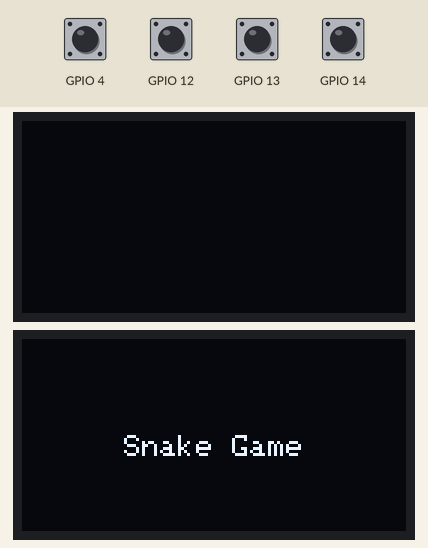
This sketch was run on a simulated ESP32. Shown: 2 × 128×64 one-colour display. The inputs (shaded band) are chosen by the test bench; at power-on: GPIO 4, GPIO 12–14 HIGH. Random numbers use the default seed unless the sketch sets one; what the sketch prints to the serial monitor is not drawn.

Above: at 1.2 s.
At 3.3 s:
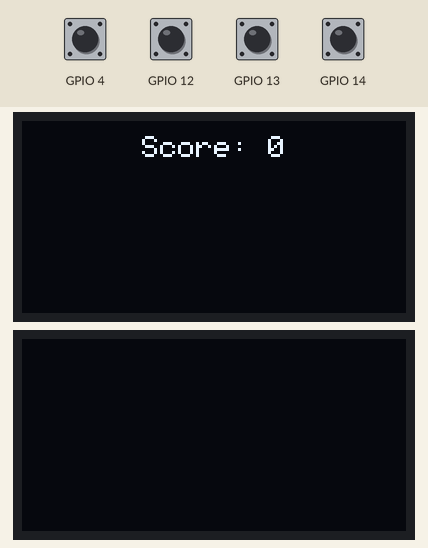
3.4 s: GPIO 12 pulled LOW for 0.15 s
6.5 s: GPIO 4 pulled LOW for 0.15 s
8.1 s: GPIO 13 pulled LOW for 0.15 s
9.7 s: GPIO 14 pulled LOW for 0.15 s
At 10.7 s:
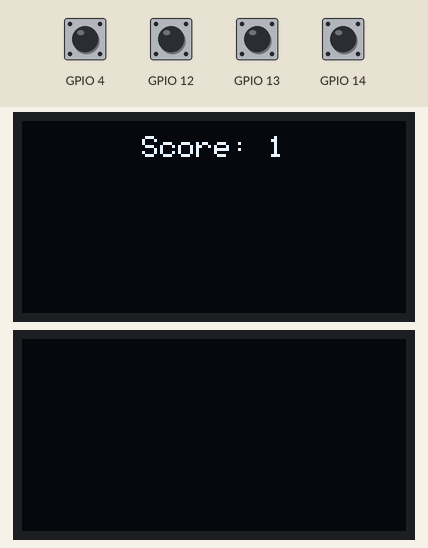
11.3 s: GPIO 12 driven LOW and GPIO 14 driven LOW
Timing chart, 0 to 13.8 s (numbered marks = the images above; inputs shaded):
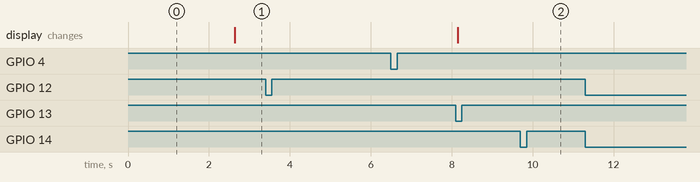

The sketch:

snake_game.ino
```cpp
#include <Adafruit_GFX.h>
#include <Adafruit_SH1106.h>

#define MAX_SCREEN_WIDTH 128
#define MAX_SCREEN_HEIGHT 64

#define UP_TOUCH_PIN T5
#define DOWN_TOUCH_PIN T4
#define LEFT_TOUCH_PIN T0
#define RIGHT_TOUCH_PIN T6
#define TOUCH_THRESHOLD 20

#define SNAKE_SPEED_MS 500
#define SNAKE_SPEED_MS_MIN 200
#define SNAKE_SPEED_STEP 100
#define SNAKE_START_LENGTH 3
#define SNAKE_MAX_LENGTH 50

#define DEFAULT_CELL_SIZE 5

typedef enum { UP, DOWN, LEFT, RIGHT } Direction;

typedef enum { EMPTY, SNAKE, FOOD } CellType;
typedef struct {
	short x;
	short y;
} Cell;

class TouchButton {
public:
	TouchButton(int pin) { this->_pin = pin; }

	bool isPressed() { return touchRead(this->_pin) < TOUCH_THRESHOLD; };

private:
	int _pin;
};

class Collision {
public:
	static bool isCollision(Cell cell1, Cell cell2) {
		return cell1.x + DEFAULT_CELL_SIZE > cell2.x && cell1.x < cell2.x + DEFAULT_CELL_SIZE && cell1.y + DEFAULT_CELL_SIZE > cell2.y &&
			   cell1.y < cell2.y + DEFAULT_CELL_SIZE;
	}
};

class Input {
public:
	bool isUpPressed() { return this->_upButton.isPressed(); }
	bool isDownPressed() { return this->_downButton.isPressed(); }
	bool isLeftPressed() { return this->_leftButton.isPressed(); }
	bool isRightPressed() { return this->_rightButton.isPressed(); }

private:
	TouchButton _upButton = TouchButton(UP_TOUCH_PIN);
	TouchButton _downButton = TouchButton(DOWN_TOUCH_PIN);
	TouchButton _leftButton = TouchButton(LEFT_TOUCH_PIN);
	TouchButton _rightButton = TouchButton(RIGHT_TOUCH_PIN);
};

class Screen {
public:
	Screen() {
		this->_screen.begin(SH1106_SWITCHCAPVCC, 0x3C);
		this->_screen.clearDisplay();
		this->_screen.setTextSize(1);
		this->_screen.setTextColor(WHITE);
		this->_screen.setCursor(0, 0);
		this->drawTextCenter("Snake Game", MAX_SCREEN_WIDTH / 2, MAX_SCREEN_HEIGHT / 2);
		this->_screen.display();
		delay(1000);
		this->_screen.clearDisplay();
	}

	void draw(Cell cell, CellType type) {
		if (cell.x < 0 || cell.x >= MAX_SCREEN_WIDTH || cell.y < 0 || cell.y >= MAX_SCREEN_HEIGHT) {
			return;
		}
		this->_screen.fillRect(cell.x, cell.y, DEFAULT_CELL_SIZE, DEFAULT_CELL_SIZE, WHITE);
	}

	void drawText(const String text, int x, int y, int size = 1) {
		this->_screen.setTextSize(size);
		this->_screen.setCursor(x, y);
		this->_screen.print(text);
	}

	void drawTextCenter(const String& text, int x, int y, int size = 1) {
		int16_t x1, y1;
		uint16_t w, h;
		this->_screen.getTextBounds(text, x, y, &x1, &y1, &w, &h);
		this->_screen.setCursor(x - w / 2, y);
		this->_screen.print(text);
	}

	void display() { this->_screen.display(); }

	void clear() { this->_screen.clearDisplay(); }

private:
	Adafruit_SH1106 _screen = Adafruit_SH1106(SDA, SCL);
};

class Snake {
public:
	Snake() {
		for (byte i = 1; i <= SNAKE_START_LENGTH; i++) {
			Cell cell = Cell{this->_head.x - (i * DEFAULT_CELL_SIZE), this->_head.y};
			Serial.println("Appending cell: " + String(cell.x) + "," + String(cell.y));
			this->appendCell(cell);
		}
	}

	Cell getHead() { return this->_head; }

	void move() {
		Cell oldHead = this->_head;
		if (this->_direction == UP) {
			this->_head.y -= DEFAULT_CELL_SIZE;
		} else if (this->_direction == DOWN) {
			this->_head.y += DEFAULT_CELL_SIZE;
		} else if (this->_direction == LEFT) {
			this->_head.x -= DEFAULT_CELL_SIZE;
		} else if (this->_direction == RIGHT) {
			this->_head.x += DEFAULT_CELL_SIZE;
		}

		// Move cells
		Cell* buffer = new Cell[this->_length];

		for (byte i = 0; i < this->_length; i++) {
			buffer[i] = this->_body[i];
		}

		buffer[0] = oldHead;
		for (byte i = 1; i < this->_length; i++) {
			buffer[i] = this->_body[i - 1];
		}

		for (byte i = 0; i < this->_length; i++) {
			this->_body[i] = buffer[i];
		}

		delete[] buffer;
	}

	void grow() { this->appendCell(Cell{-DEFAULT_CELL_SIZE, -DEFAULT_CELL_SIZE}); }

	void setDirection(Direction direction) { this->_direction = direction; }
	Direction getDirection() { return this->_direction; }

	bool isCollidingWithSelf() {
		for (int i = 0; i < this->_length; i++) {
			;
			if (Collision::isCollision(this->_head, this->_body[i])) {
				return true;
			}
		}
		return false;
	}

	bool isCollidingWithWall() {
		return this->_head.x < 0 || this->_head.x >= MAX_SCREEN_WIDTH || this->_head.y < 0 || this->_head.y >= MAX_SCREEN_HEIGHT;
	}

	bool isHeadColliding(Cell cell) { return Collision::isCollision(this->_head, cell); }

	bool isCollidingWithCell(Cell cell) {
		for (int i = 0; i < this->_length; i++) {
			if (Collision::isCollision(this->_body[i], cell)) {
				return true;
			}
		}
		return Collision::isCollision(this->_head, cell);
	}

	void draw(Screen pencil) {
		for (int i = 0; i < this->_length; i++) {
			pencil.draw(this->_body[i], SNAKE);
		}
		pencil.draw(this->_head, SNAKE);
	}

	void reset() {
		this->_length = SNAKE_START_LENGTH;
		this->_head = Cell{MAX_SCREEN_WIDTH / 2, MAX_SCREEN_HEIGHT / 2};
		this->_direction = RIGHT;
	}

private:
	void appendCell(Cell cell) {
		if (this->_length < SNAKE_MAX_LENGTH) {
			this->_body[this->_length++] = cell;
		}
	}

	Direction _direction = RIGHT;
	byte _length = 0;
	Cell _head = {MAX_SCREEN_WIDTH / 2, MAX_SCREEN_HEIGHT / 2};
	Cell _body[SNAKE_MAX_LENGTH] = {};
};

class Food {
public:
	byte getX() { return this->_position.x; }
	byte getY() { return this->_position.y; }
	Cell getPosition() { return this->_position; }

	void generate(Snake snake) {
		Serial.println("Generating food...");
		Cell position;
		position.x = random(DEFAULT_CELL_SIZE, MAX_SCREEN_WIDTH - DEFAULT_CELL_SIZE);
		position.y = random(DEFAULT_CELL_SIZE + 5, MAX_SCREEN_HEIGHT - DEFAULT_CELL_SIZE);
		this->_position = position;
		Serial.println("Food generated!");
	}

	void draw(Screen screen) { screen.draw(this->_position, FOOD); }

private:
	Cell _position;
};

class Timer {
public:
	bool update() {
		if (millis() - this->_lastUpdate > this->_currentStepsMs) {
			this->_lastUpdate = millis();
			return true;
		}
		return false;
	}

	void increaseSpeed() {
		this->_currentStepsMs -= SNAKE_SPEED_STEP;
		if (this->_currentStepsMs < SNAKE_SPEED_MS_MIN) {
			this->_currentStepsMs = SNAKE_SPEED_MS_MIN;
		}
	}

private:
	unsigned long _lastUpdate = millis();
	unsigned long _currentStepsMs = SNAKE_SPEED_MS;
};

Screen screen;
Snake snake;
Food food;
Input input;
Timer timer;

class Game {
public:
	static byte score;
	static Direction nextDirection;

	static void init() {
		Game::score = 0;
		screen = Screen();
		snake = Snake();
		food = Food();
		input = Input();
		timer = Timer();
		food.generate(snake);
	}
	static void handleInput() {
		if (input.isUpPressed() && snake.getDirection() != DOWN) {
			Serial.println("Up pressed");
			Game::nextDirection = UP;
		}
		if (input.isDownPressed() && snake.getDirection() != UP) {
			Serial.println("Down pressed");
			Game::nextDirection = DOWN;
		}
		if (input.isLeftPressed() && snake.getDirection() != RIGHT) {
			Serial.println("Left pressed");
			Game::nextDirection = LEFT;
		}
		if (input.isRightPressed() && snake.getDirection() != LEFT) {
			Serial.println("Right pressed");
			Game::nextDirection = RIGHT;
		}
	}
	static void update() {
		snake.setDirection(Game::nextDirection);
		snake.move();
		if (snake.isCollidingWithWall()) {
			Serial.println("Snake collided with wall!");
			Game::gameOver();
		} else if (snake.isCollidingWithSelf()) {
			Serial.println("Snake collided with self!");
			Game::gameOver();
		} else if (snake.isHeadColliding(food.getPosition())) {
			Game::score++;
			snake.grow();
			timer.increaseSpeed();
			food.generate(snake);
		}
	}
	static void render() {
		screen.clear();

		food.draw(screen);
		snake.draw(screen);
		screen.drawTextCenter("Score: " + String(Game::score), MAX_SCREEN_WIDTH / 2, 5);

		screen.display();
	}

	static void gameOver() {
		Serial.println("Game over");
		screen.clear();
		screen.drawTextCenter("GAME OVER", MAX_SCREEN_WIDTH / 2, MAX_SCREEN_HEIGHT / 2);
		screen.display();
		while (true) {
			if (input.isUpPressed()) {
				snake.reset();
				Game::init();
				break;
			}
		}
	}
};

byte Game::score = 0;
Direction Game::nextDirection = RIGHT;

void setup() {
	Serial.begin(115200);
	Serial.println("Initializing...");
	Game::init();
	Serial.println("Initialized!");
}

void loop() {
	Game::handleInput();
	if (timer.update()) {
		Game::update();
		Game::render();
	}
}
```
